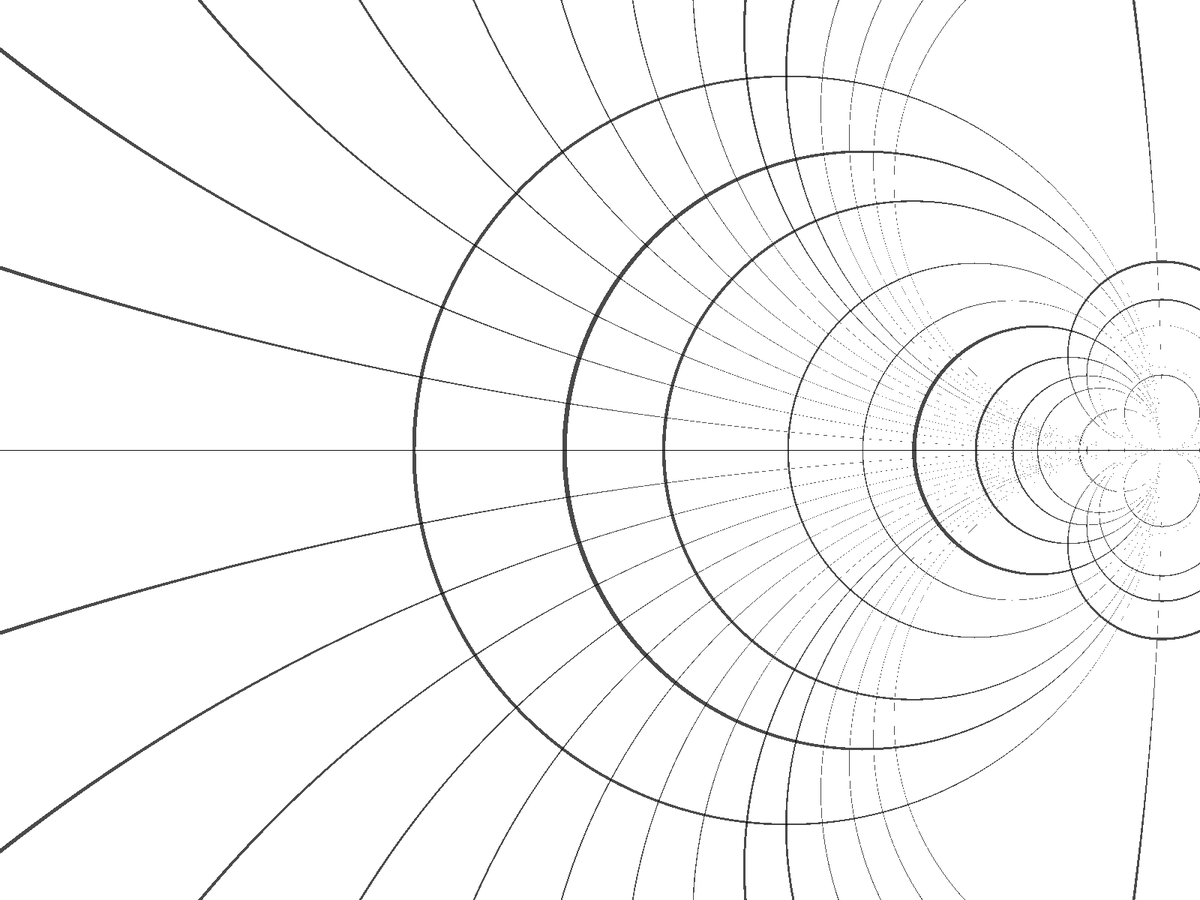
Frame 1 (no input)
Frame 60 (the mouse pressed at the canvas centre just before this capture): identical to frame 1, image omitted
Frame 120 (the mouse held since frame 60 and released just before this capture): identical to frame 1, image omitted

The Processing sketch that drew this single still picture (run headless with seeded random() and noise(); from frame 60 on, the mouse is pressed at the canvas centre):

// Processing sketch: ComplexNumbers
// ── ComplexNumbers.pde
int xt = 100;

void setup()
{
  //size(1000,1000);
  fullScreen();
  background(255);
  stroke(0);
  smithChart();
  loadPixels();
  color[] temp = horizontalFlip(pixels, displayWidth);
  for (int i = 0; i < pixels.length; i++)
  {
    pixels[i] = temp[i];
  }
  updatePixels();
}

void draw()
{
  //background(255);
  //stroke(0);
  //smithChart();
  //color[] temp = horizontalFlip(pixels, width);
  //pixels = temp;
  //updatePixels();
}

color[] horizontalFlip(color[] pixelArray, int imgWidth)
{
  color[] flipped = new color[pixelArray.length];
  for (int y = 0; y < pixelArray.length/imgWidth; y++)
  {
    for (int x = 0; x < imgWidth; x++)
    {
      flipped[x + y*imgWidth] = pixelArray[((imgWidth-x) + y*imgWidth) - 1];
    }
  }
  return flipped;
}

void smithChart()
{
  push();
  translate(xt, height/2);
  for (int y = -height/2; y < height/2; y++)
  {
    for (int x = -xt; x < width-xt; x++)
    {
      Polar p = new Polar(1,0);
      Complex Z0 = new Complex(50, 0);
      Complex ZL = new Complex(x, y);
      Complex gamma = gamma(ZL, Z0);
      p.r = gamma.real;
      p.theta = map(y, -height/2, height/2, 0, 2*PI);
      
      if ((p.r <= 0.875 && p.r >= 0.874) ||(p.r <= 0.85 && p.r >= 0.849) ||(p.r <= 0.75 && p.r >= 0.749) ||(p.r <= 0.8 && p.r >= 0.799) ||(p.r <= 0.7 && p.r >= 0.695) ||(p.r <= 0.99 && p.r >= 0.989) ||(p.r <= 0.09 && p.r >= 0.0855) || (p.r <= 0.1 && p.r >= 0.095) || (p.r <= 0.5 && p.r >= 0.495) || (p.r <= 0.4 && p.r >= 0.395) || (p.r <= 0.6 && p.r >= 0.595) || (p.r <= 0.9 && p.r >= 0.8995))
      {
        point(x,y);
      }
      
    }
  }
  for (int y = -height/2; y < height/2; y++)
  {
    for (int x = -xt; x < width-xt; x++)
    {
      Polar p = new Polar(1,0);
      Complex Z0 = new Complex(50, 0);
      Complex ZL = new Complex(x, y);
      Complex gamma = gamma(ZL, Z0);
      p.r = gamma.imaginary;
      p.theta = map(y, -height/2, height/2, 0, 2*PI);
      
      if (p.r == 0 || (p.r <= 0.14 && p.r >= 0.1398) ||(p.r <= 0.13 && p.r >= 0.1298) ||(p.r <= 0.12 && p.r >= 0.1198) ||(p.r <= 0.11 && p.r >= 0.1098) ||  (p.r <= 0.08 && p.r >= 0.0798) || (p.r <= 0.07 && p.r >= 0.0698) || (p.r <= 0.06 && p.r >= 0.0598) ||(p.r <= 0.05 && p.r >= 0.0498) ||(p.r <= 0.04 && p.r >= 0.0398) || (p.r <= 0.03 && p.r >= 0.0298)||(p.r <= 0.02 && p.r >= 0.0198)||(p.r <= 0.01 && p.r >= 0.0098)||(p.r <= 0.99 && p.r >= 0.98) ||(p.r <= 0.09 && p.r >= 0.0895) || (p.r <= 0.1 && p.r >= 0.0995) || (p.r <= 0.5 && p.r >= 0.495) || (p.r <= 0.4 && p.r >= 0.395) || (p.r <= 0.6 && p.r >= 0.595)|| (p.r <= 0.9 && p.r >= 0.8995))
      {
        point(x,y);
      }
      
    }
  }
  for (int y = -height/2; y < height/2; y++)
  {
    for (int x = -xt; x < width-xt; x++)
    {
      Polar p = new Polar(1,0);
      Complex Z0 = new Complex(50, 0);
      Complex ZL = new Complex(x, y);
      Complex gamma = gamma(ZL, Z0);
      p.r = -gamma.imaginary;
      p.theta = map(y, -height/2, height/2, 0, 2*PI);
      
      if (p.r == 0 || (p.r <= 0.14 && p.r >= 0.1398) ||(p.r <= 0.13 && p.r >= 0.1298) ||(p.r <= 0.12 && p.r >= 0.1198) ||(p.r <= 0.11 && p.r >= 0.1098) ||      (p.r <= 0.08 && p.r >= 0.0798) || (p.r <= 0.07 && p.r >= 0.0698) ||(p.r <= 0.06 && p.r >= 0.0598) ||(p.r <= 0.05 && p.r >= 0.0498) ||(p.r <= 0.04 && p.r >= 0.0398) ||(p.r <= 0.03 && p.r >= 0.0298)||(p.r <= 0.02 && p.r >= 0.0198)||(p.r <= 0.01 && p.r >= 0.0098)||(p.r <= 1 && p.r >= 0.99) ||(p.r <= 0.09 && p.r >= 0.0895) || (p.r <= 0.1 && p.r >= 0.0995) || (p.r <= 0.5 && p.r >= 0.495) || (p.r <= 0.4 && p.r >= 0.395) || (p.r <= 0.6 && p.r >= 0.599)|| (p.r <= 0.9 && p.r >= 0.8995))
      {
        point(x,y);
      }
      
    }
  }
  pop();
}

Complex gamma(Complex zL, Complex z0)
{
  Complex gamma = zL.subtractComplex(z0);
  gamma = gamma.divideComplex(zL.addComplex(z0));
  
  return gamma;
}

class Complex
{
  
  float real, imaginary;
  
  Complex(float _real, float _imaginary)
  {
    real = _real;
    imaginary = _imaginary;
  }
  
  Complex conjugate(Complex input)
  {
    Complex conjugate = input;
    conjugate.imaginary *= -1;
    
    return conjugate;
  }
  
  Complex addComplex(Complex a)
  {
    Complex sum = new Complex(a.real + real, a.imaginary + imaginary);
    
    return sum;
  }
  
  Complex subtractComplex(Complex a)
  {
    Complex difference = new Complex(real-a.real, imaginary-a.imaginary);
    
    return difference;
  }
  
  Complex multComplex(Complex a)
  {
    Complex product = new Complex((a.real * real) + (a.imaginary * imaginary * -1), (a.real*imaginary)+(real*a.imaginary));
    
    return product;
  }
  
  Complex divideComplex(Complex a)
  {
    float denominator = (a.real*a.real) + (a.imaginary*a.imaginary);
    Complex quotient = new Complex(((real*a.real)+(imaginary*a.imaginary))/denominator, ((imaginary*a.real)-(real*a.imaginary))/denominator);
    
    return quotient;
  }
  
  
}

// ── Polar.pde
class Polar
{
  float r, theta;
  
  Polar(float _r, float _theta)
  {
    r = _r;
    theta = _theta;
  }
  
  PVector cartesian()
  {
    PVector cart = new PVector(r*cos(theta), r*sin(theta));
    
    return cart;
  }
  
  void polar(float x, float y)
  {
    theta = atan2(y, x);
    r = sqrt(sq(x)+sq(y));
  }
}
